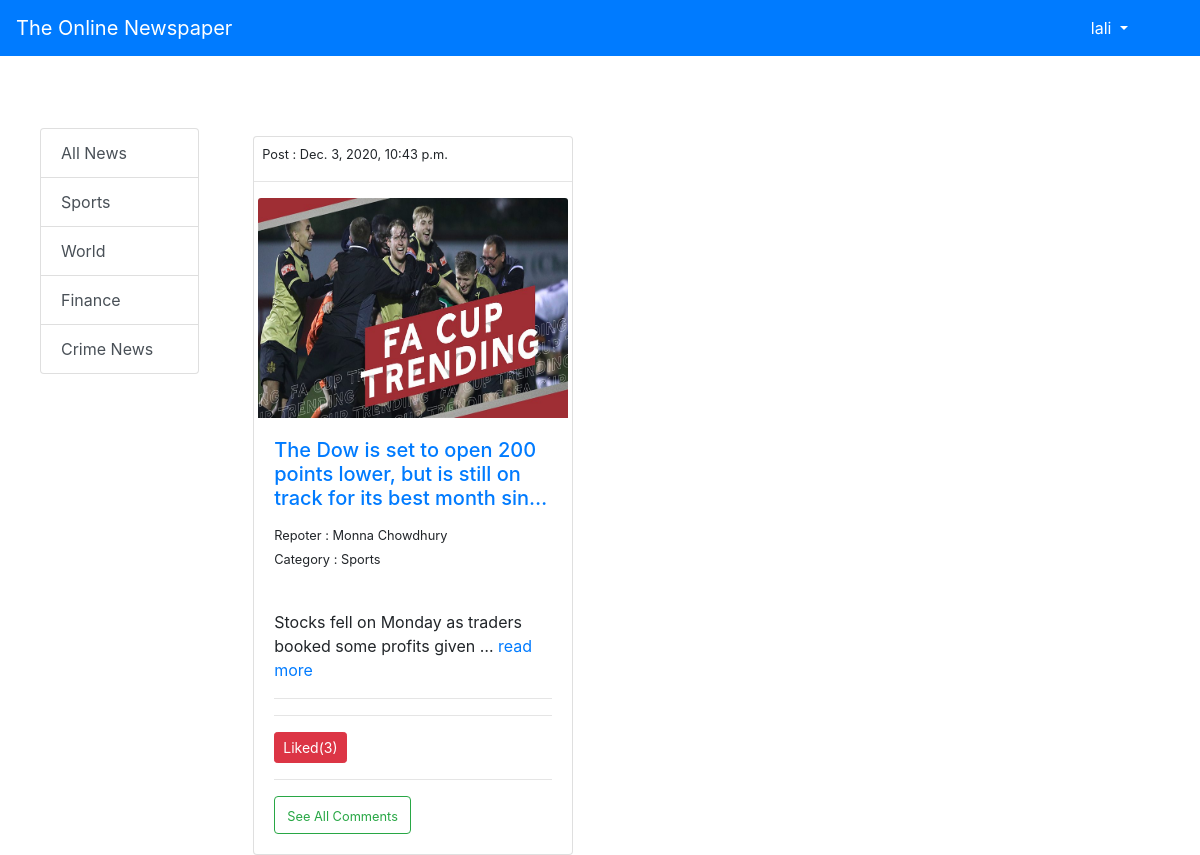
/ (signed in), run on the app's committed database.
### newsApp/models.py (models this page shows, shortened)
class catagory_of_news(models.Model):
    catagory_name=models.CharField(max_length=300)
    def __str__(self):
        return self.catagory_name
    @staticmethod
    def get_all_category():
        return catagory_of_news.objects.all()

class add_news_new(models.Model):
    name_news=models.CharField(max_length=300)
    catagory=models.ForeignKey(catagory_of_news, on_delete=models.CASCADE, default=1)
    image = models.ImageField(upload_to='uploads', default="")
    slug = models.CharField(max_length=130)
    Repoter_name = models.CharField(max_length=300)
    description=models.TextField()
    publish = models.DateTimeField(default=datetime.now(), blank=True)
    likes= models.ManyToManyField(User, related_name='news_post', default=None, blank=True)
    @staticmethod
    def get_all_product():
        return add_news_new.objects.all()

### newsApp/views.py (the view)
# urls.py: path('', views.index, name='index'),
def index(request):
    prods = None
    prodcat = catagory_of_news.get_all_category()
    categoryid = request.GET.get('category')
    print(categoryid)
    if categoryid:
        prods = add_news_new.get_all_product_by_categoryID(categoryid)
    else:
        prods = add_news_new.get_all_product()
    allPosts = add_news_new.objects.all()
    params = {'prod': prods, 'prodcats': prodcat, 'allPosts': allPosts}
    return render(request, 'index.html', params)

### newsApp/templates/index.html (shortened to what this page needs)
{% extends 'base.html' %}
{%block body%}
<div class="container-flot">
	<div class="row pt-5">
		<div class="col-lg-2 ml-4">
			<div class="list-group mt-4 mx-auto pl-3">
				<a href="/" class="list-group-item list-group-item-action">
			    All News
			  </a>
				{% for i in prodcats %}
			  <a href="/?category={{i.id}}" class="list-group-item list-group-item-action">
			    {{i.catagory_name}}
			  </a>
			  {% endfor %}
			</div>
		</div>
		<div class="col-lg-9 mx-auto">
			<div class="container-flot">
				<div class="row pt-2">
					{% for i in prod %}
					<div class="card mr-3 mt-4" id="{{i.id}}" style="width: 20rem;">
						<span class="pt-1 pl-2"><small>Post : {{i.publish}}</small></span><hr>
					  <span class="pl-1 pr-1"> <img src="/media/{{i.image}}" class="card-img-top" alt="..." width="100" height="220"></span>
					  <div class="card-body">
					    <h5 class="card-title"><a href="/{{i.slug}}">{{i.name_news | truncatechars:86 }}</a></h5>
					    <p class="card-text"><small>Repoter : {{i.Repoter_name}}</br>Category : {{i.catagory}}</br></br></small></p>
						  <p>{{i.description | truncatechars:60}}  <a href="/{{i.slug}}">read more</a></p>
						  <hr>
						  <hr>
							{% if user.is_authenticated %}
							  {% for allnews in allPosts %}
								<form action="{% url 'like_post' %}" method="POST" class="ui form">{% csrf_token %}
										{% if user not in allnews.likes.all %}
										<button type="submit" class="btn btn-success btn-sm">Like({{allnews.likes.all.count}})</button>
										{% else %}
										<button type="submit" class="btn btn-danger btn-sm">Liked({{allnews.likes.all.count}})</button>
										{% endif %}
									</form><hr>
						  		{% endfor %}
						  {% endif %}
							  <a href="/{{i.slug}}" class="btn btn-outline-success"><small>See All Comments</small></a>
					  </div>
					</div>
					{% endfor %}
				</div>
			</div>
		</div>
	</div>
</div>
{% endblock %}

### newsApp/templates/base.html (shortened to what this page needs)
<!doctype html>
<html lang="en">
  <head>
    <link rel="stylesheet" href="https://cdn.jsdelivr.net/npm/bootstrap@4.5.3/dist/css/bootstrap.min.css">
  </head>
  <body>
    <nav class="navbar navbar-expand-lg navbar-dark bg-primary">
      <a class="navbar-brand" href="/">The Online Newspaper</a>
      <div class="collapse navbar-collapse" id="navbarSupportedContent">
        <ul class="navbar-nav my-2 my-lg-0 mr-5">
          {% if user.is_authenticated %}
          <li class="nav-item dropdown active ">
            <a class="nav-link dropdown-toggle" href="#" id="navbarDropdown3" role="button" data-toggle="dropdown" aria-haspopup="true" aria-expanded="false">
              {{request.user}}
            </a>
          </li>
          {% endif %}
    </ul>
      </div>
    </nav>
    {% block body %}{% endblock %}
  </body>
</html>

### data on the page
catagory_of_news: catagory_name "Sports"
catagory_of_news: catagory_name "World"
catagory_of_news: catagory_name "Finance"
catagory_of_news: catagory_name "Crime News"
add_news_new: publish "Dec. 3, 2020, 10:43 p.m.", image (picture), name_news "The Dow is set to open 200 points lower, but is still on track for its best month sin…", Repoter_name "Monna Chowdhury", catagory "Sports", description "Stocks fell on Monday as traders booked some profits given …", likes.all.count "3"

### other printed values
{{ request.user }} "lali"
